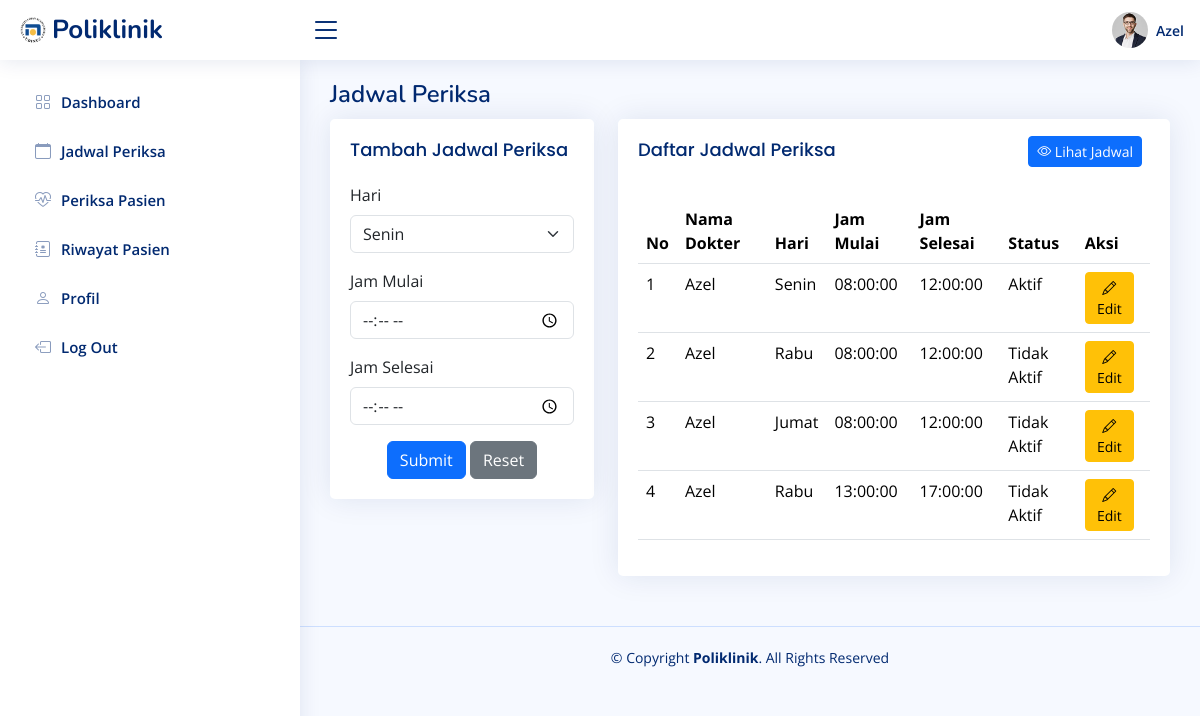
Screenshot of /pages/dokter/jadwalPeriksa/index.php (signed in) with the database file from the repository.
### tables this page shows
CREATE TABLE `jadwal_periksa` (
  `id` int(10) UNSIGNED NOT NULL,
  `id_dokter` int(11) NOT NULL,
  `hari` enum('Senin','Selasa','Rabu','Kamis','Jumat','Sabtu') NOT NULL,
  `jam_mulai` time NOT NULL,
  `jam_selesai` time NOT NULL,
  `status_jadwal` varchar(255) NOT NULL DEFAULT 'Tidak Aktif'
);

CREATE TABLE `dokter` (
  `id` int(11) NOT NULL,
  `nama` varchar(255) NOT NULL,
  `password` varchar(50) NOT NULL,
  `alamat` varchar(255) NOT NULL,
  `no_hp` varchar(50) NOT NULL,
  `id_poli` int(11) NOT NULL
);

### pages/dokter/jadwalPeriksa/jadwalPeriksa.php (the view, shortened to what this page needs)
<main id="main" class="main">
    <div class="pagetitle">
        <h1>Jadwal Periksa</h1>
    </div>
    <section class="section">
        <div class="row">
            <div class="col-lg-4">
                <div class="card">
                    <div class="card-body">
                        <h5 class="card-title">Tambah Jadwal Periksa</h5>
                        <form action="createJadwal.php" method="post" class="row g-3">
                            <div class="col-12">
                                <label for="hari" class="form-label">Hari</label>
                                <select class="form-select" id="hari" name="hari">
                                    <?php
                                    $hariArray = ['Senin', 'Selasa', 'Rabu', 'Kamis', 'Jumat', 'Sabtu'];
                                    foreach ($hariArray as $hari) {
                                    ?>
                                        <option value="<?php echo $hari ?>">
                                            <?php echo $hari ?></option>
                                    <?php } ?>
                                </select>
                            </div>
                            <div class="col-12">
                                <label for="jamMulai" class="form-label">Jam Mulai</label>
                                <input type="time" class="form-control" id="jamMulai" name="jamMulai" required />
                            </div>
                            <div class="col-12">
                                <label for="jamSelesai" class="form-label">Jam Selesai</label>
                                <input type="time" class="form-control" id="jamSelesai" name="jamSelesai" required />
                            </div>
                            <div class="text-center">
                                <button type="submit" class="btn btn-primary">
                                    Submit
                                </button>
                                <button type="reset" class="btn btn-secondary">
                                    Reset
                                </button>
                            </div>
                        </form>
                    </div>
                </div>
            </div>
            <div class="col-lg-8">
                <div class="card">
                    <div class="card-body">
                        <div class="d-flex justify-content-between align-items-center mb-3">
                            <h5 class="card-title">Daftar Jadwal Periksa</h5>
                            <button type="button" class="btn btn-primary btn-sm me-2" data-bs-toggle="modal" data-bs-target="#cekJadwal">
                                <i class="bi bi-eye"></i> Lihat Jadwal
                            </button>
                        </div>
                        <table class="table datatable">
                            <thead>
                                <tr>
                                    <th>No</th>
                                    <th>Nama Dokter</th>
                                    <th>Hari</th>
                                    <th>Jam Mulai</th>
                                    <th>Jam Selesai</th>
                                    <th>Status</th>
                                    <th>Aksi</th>
                                </tr>
                            </thead>
                            <tbody>
                                <?php
                                require '../../../config/db_connection.php';
                                $no = 1;
                                $query = "SELECT jadwal_periksa.id, jadwal_periksa.id_dokter, jadwal_periksa.hari, jadwal_periksa.jam_mulai, jadwal_periksa.jam_selesai, jadwal_periksa.status_jadwal, dokter.id AS idDokter, dokter.nama, dokter.alamat, dokter.no_hp, dokter.id_poli, poli.id AS idPoli, poli.nama_poli, poli.keterangan FROM jadwal_periksa INNER JOIN dokter ON jadwal_periksa.id_dokter = dokter.id INNER JOIN poli ON dokter.id_poli = poli.id WHERE id_poli = '$id_poli' AND dokter.id = '$id_dokter'";
                                $result = mysqli_query($mysqli, $query);
                                while ($data = mysqli_fetch_assoc($result)) {
                                ?>
                                    <tr>
                                        <td><?php echo $no++; ?></td>
                                        <td><?php echo $data['nama'] ?></td>
                                        <td><?php echo $data['hari'] ?></td>
                                        <td><?php echo $data['jam_mulai'] ?></td>
                                        <td><?php echo $data['jam_selesai'] ?></td>
                                        <td><?php echo $data['status_jadwal'] ?></td>
                                        <td>
                                            <?php
                                            require '../../../config/db_connection.php';
                                            $cekJadwalPeriksa = "SELECT * FROM daftar_poli INNER JOIN jadwal_periksa ON daftar_poli.id_jadwal = jadwal_periksa.id WHERE jadwal_periksa.id_dokter = '$id_dokter' AND daftar_poli.status_periksa = '0'";
                                            $queryCekJadwal = mysqli_query($mysqli, $cekJadwalPeriksa);
                                            if (mysqli_num_rows($queryCekJadwal) > 0) {
                                            ?>
                                                <button
                                                    type="button"
                                                    class="btn btn-warning btn-sm me-2" data-bs-toggle="modal" data-bs-target="#updateModal<?php echo $data['id'] ?>" disabled>
                                                    <i class="bi bi-pencil"></i> Edit
                                                </button>
                                            <?php } else { ?>
                                                <button type='button' class='btn btn-warning btn-sm me-2'
                                                    data-bs-toggle="modal" data-bs-target="#updateModal<?php echo $data['id'] ?>"
                                                    <?php echo $data['id_dokter'] == $id_dokter ? '' : 'disabled' ?>>
                                                    <i class="bi bi-pencil"></i> Edit
                                                </button>
                                            <?php } ?>
                                        </td>
                                    </tr>
                                <?php } ?>
                            </tbody>
                        </table>
                    </div>
                </div>
            </div>
        </div>
    </section>
</main>

### assets/niceadmin/css/style.css (style rules this page uses)
:root { scroll-behavior: smooth; }
body { font-family: "Open Sans", sans-serif; background: #f6f9ff; color: #444444; }
h1, h2, h3, h4, h5, h6 { font-family: "Nunito", sans-serif; }
#main { margin-top: 60px; padding: 20px 30px; transition: all 0.3s; }
.pagetitle { margin-bottom: 10px; }
.pagetitle h1 { font-size: 24px; margin-bottom: 0; font-weight: 600; color: #012970; }
.card { margin-bottom: 30px; border: none; border-radius: 5px; box-shadow: 0px 0 30px rgba(1, 41, 112, 0.1); }
.card-title { padding: 20px 0 15px 0; font-size: 18px; font-weight: 500; color: #012970; font-family: "Poppins", sans-serif; }
.card-body { padding: 0 20px 20px 20px; }
@media (min-width: 1200px) { #main, #footer { margin-left: 300px; } }

### rows the page displays
jadwal_periksa: id_dokter.nama "Azel", hari "Senin", jam_mulai "08:00:00", jam_selesai "12:00:00", status_jadwal "Aktif"
jadwal_periksa: id_dokter.nama "Azel", hari "Rabu", jam_mulai "08:00:00", jam_selesai "12:00:00", status_jadwal "Tidak Aktif"
jadwal_periksa: id_dokter.nama "Azel", hari "Jumat", jam_mulai "08:00:00", jam_selesai "12:00:00", status_jadwal "Tidak Aktif"
jadwal_periksa: id_dokter.nama "Azel", hari "Rabu", jam_mulai "13:00:00", jam_selesai "17:00:00", status_jadwal "Tidak Aktif"

### other values shown
$username "Azel"
form field hari "Senin"
